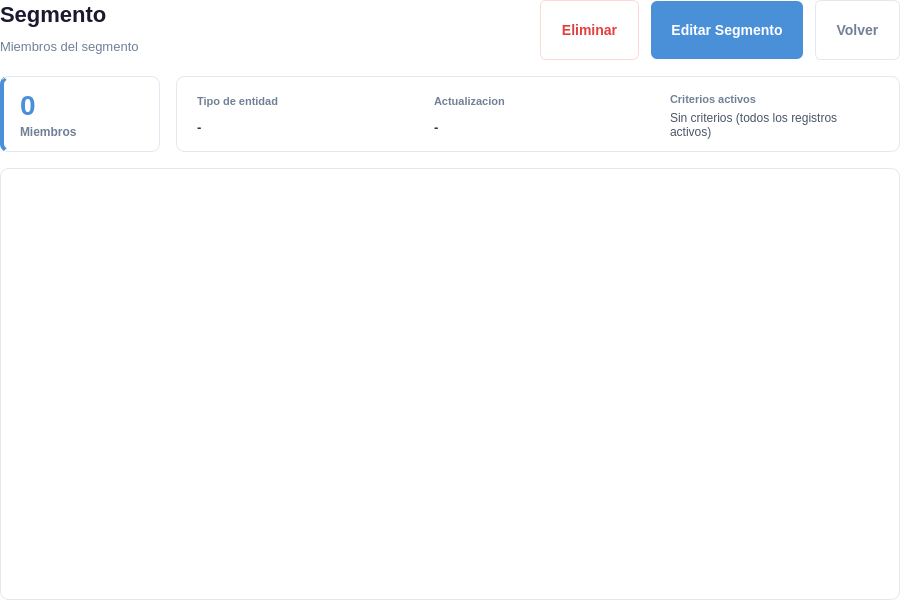
<?xml version="1.0" encoding="UTF-8"?>
<ui version="4.0">
 <class>SegmentoMembers</class>
 <widget class="QWidget" name="SegmentoMembers">
  <property name="geometry">
   <rect>
    <x>0</x>
    <y>0</y>
    <width>900</width>
    <height>600</height>
   </rect>
  </property>
  <property name="styleSheet">
   <string notr="true">
QWidget#SegmentoMembers {
    background-color: transparent;
}
QLabel#mem_titulo {
    font-size: 22px;
    font-weight: bold;
    color: #1a1a2e;
}
QLabel#mem_subtitulo {
    font-size: 13px;
    color: #718096;
}
QFrame#cardMiembros {
    background-color: white;
    border: 1px solid #e2e8f0;
    border-radius: 8px;
    border-left: 4px solid #4a90d9;
}
QFrame#cardInfo {
    background-color: white;
    border: 1px solid #e2e8f0;
    border-radius: 8px;
}
QLabel#statValueMiembros {
    font-size: 28px;
    font-weight: bold;
    color: #4a90d9;
}
QLabel#statLabelMiembros {
    font-size: 12px;
    color: #718096;
    font-weight: 500;
}
QLabel#labelTipoTitle, QLabel#labelDinamicoTitle, QLabel#labelCriteriosTitle {
    font-size: 11px;
    color: #718096;
    font-weight: 500;
}
QLabel#mem_info_tipo, QLabel#mem_info_dinamico {
    font-size: 13px;
    color: #2d3748;
    font-weight: 600;
}
QLabel#mem_info_criterios {
    font-size: 12px;
    color: #4a5568;
    font-family: "Consolas", monospace;
}
QTableWidget#tabla_miembros {
    background-color: white;
    border: 1px solid #e2e8f0;
    border-radius: 8px;
    gridline-color: #f0f2f5;
    font-size: 13px;
}
QTableWidget#tabla_miembros QHeaderView::section {
    background-color: #f7fafc;
    color: #2d3748;
    font-weight: bold;
    font-size: 13px;
    padding: 10px 8px;
    border: none;
    border-bottom: 2px solid #e2e8f0;
    border-right: 1px solid #f0f2f5;
}
QTableWidget#tabla_miembros QHeaderView::section:last {
    border-right: none;
}
QTableWidget#tabla_miembros::item {
    padding: 10px 8px;
    color: #2d3748;
    border-bottom: 1px solid #f0f2f5;
}
QTableWidget#tabla_miembros::item:selected {
    background-color: #ebf8ff;
    color: #2c5282;
}
QTableWidget#tabla_miembros::item:hover {
    background-color: #f7fafc;
}
QPushButton#btn_editar_segmento {
    background-color: #4a90d9;
    color: white;
    border: none;
    border-radius: 6px;
    font-size: 14px;
    font-weight: 600;
    padding: 10px 20px;
    min-height: 38px;
}
QPushButton#btn_editar_segmento:hover { background-color: #3a7bc8; }
QPushButton#btn_editar_segmento:pressed { background-color: #2a6bb8; }
QPushButton#btn_eliminar_segmento {
    background-color: transparent;
    color: #e53e3e;
    border: 1px solid #fed7d7;
    border-radius: 6px;
    font-size: 14px;
    font-weight: 500;
    padding: 10px 20px;
    min-height: 38px;
}
QPushButton#btn_eliminar_segmento:hover { background-color: #fff5f5; }
QPushButton#btn_volver_segmentos {
    background-color: transparent;
    color: #718096;
    border: 1px solid #e2e8f0;
    border-radius: 6px;
    font-size: 14px;
    font-weight: 500;
    padding: 10px 20px;
    min-height: 38px;
}
QPushButton#btn_volver_segmentos:hover {
    background-color: #f7fafc;
    color: #2d3748;
}
   </string>
  </property>

  <layout class="QVBoxLayout" name="mainLayout">
   <property name="leftMargin"><number>0</number></property>
   <property name="topMargin"><number>0</number></property>
   <property name="rightMargin"><number>0</number></property>
   <property name="bottomMargin"><number>0</number></property>
   <property name="spacing"><number>16</number></property>

   <!-- HEADER -->
   <item>
    <layout class="QHBoxLayout" name="headerLayout">
     <property name="spacing"><number>12</number></property>
     <item>
      <layout class="QVBoxLayout" name="titleLayout">
       <property name="spacing"><number>4</number></property>
       <item>
        <widget class="QLabel" name="mem_titulo">
         <property name="text"><string>Segmento</string></property>
        </widget>
       </item>
       <item>
        <widget class="QLabel" name="mem_subtitulo">
         <property name="text"><string>Miembros del segmento</string></property>
        </widget>
       </item>
      </layout>
     </item>
     <item>
      <spacer name="headerSpacer">
       <property name="orientation"><enum>Qt::Horizontal</enum></property>
       <property name="sizeHint" stdset="0"><size><width>40</width><height>20</height></size></property>
      </spacer>
     </item>
     <item>
      <widget class="QPushButton" name="btn_eliminar_segmento">
       <property name="text"><string>Eliminar</string></property>
       <property name="cursor"><cursorShape>PointingHandCursor</cursorShape></property>
      </widget>
     </item>
     <item>
      <widget class="QPushButton" name="btn_editar_segmento">
       <property name="text"><string>Editar Segmento</string></property>
       <property name="cursor"><cursorShape>PointingHandCursor</cursorShape></property>
      </widget>
     </item>
     <item>
      <widget class="QPushButton" name="btn_volver_segmentos">
       <property name="text"><string>Volver</string></property>
       <property name="cursor"><cursorShape>PointingHandCursor</cursorShape></property>
      </widget>
     </item>
    </layout>
   </item>

   <!-- STATS + INFO ROW -->
   <item>
    <layout class="QHBoxLayout" name="statsInfoLayout">
     <property name="spacing"><number>16</number></property>
     <item>
      <widget class="QFrame" name="cardMiembros">
       <property name="maximumSize"><size><width>160</width><height>80</height></size></property>
       <property name="minimumSize"><size><width>120</width><height>70</height></size></property>
       <layout class="QVBoxLayout" name="cardMiembrosLayout">
        <property name="leftMargin"><number>16</number></property>
        <property name="topMargin"><number>12</number></property>
        <property name="rightMargin"><number>16</number></property>
        <property name="bottomMargin"><number>12</number></property>
        <property name="spacing"><number>4</number></property>
        <item><widget class="QLabel" name="statValueMiembros"><property name="text"><string>0</string></property></widget></item>
        <item><widget class="QLabel" name="statLabelMiembros"><property name="text"><string>Miembros</string></property></widget></item>
       </layout>
      </widget>
     </item>
     <item stretch="1">
      <widget class="QFrame" name="cardInfo">
       <property name="maximumSize"><size><width>16777215</width><height>80</height></size></property>
       <property name="minimumSize"><size><width>100</width><height>70</height></size></property>
       <layout class="QHBoxLayout" name="cardInfoLayout">
        <property name="leftMargin"><number>20</number></property>
        <property name="topMargin"><number>12</number></property>
        <property name="rightMargin"><number>20</number></property>
        <property name="bottomMargin"><number>12</number></property>
        <property name="spacing"><number>28</number></property>
        <item>
         <layout class="QVBoxLayout">
          <property name="spacing"><number>2</number></property>
          <item><widget class="QLabel" name="labelTipoTitle"><property name="text"><string>Tipo de entidad</string></property></widget></item>
          <item><widget class="QLabel" name="mem_info_tipo"><property name="text"><string>-</string></property></widget></item>
         </layout>
        </item>
        <item>
         <layout class="QVBoxLayout">
          <property name="spacing"><number>2</number></property>
          <item><widget class="QLabel" name="labelDinamicoTitle"><property name="text"><string>Actualizacion</string></property></widget></item>
          <item><widget class="QLabel" name="mem_info_dinamico"><property name="text"><string>-</string></property></widget></item>
         </layout>
        </item>
        <item stretch="1">
         <layout class="QVBoxLayout">
          <property name="spacing"><number>2</number></property>
          <item><widget class="QLabel" name="labelCriteriosTitle"><property name="text"><string>Criterios activos</string></property></widget></item>
          <item>
           <widget class="QLabel" name="mem_info_criterios">
            <property name="text"><string>Sin criterios (todos los registros activos)</string></property>
            <property name="wordWrap"><bool>true</bool></property>
           </widget>
          </item>
         </layout>
        </item>
       </layout>
      </widget>
     </item>
    </layout>
   </item>

   <!-- MEMBERS TABLE -->
   <item>
    <widget class="QTableWidget" name="tabla_miembros">
     <property name="editTriggers"><set>QAbstractItemView::NoEditTriggers</set></property>
     <property name="selectionMode"><enum>QAbstractItemView::SingleSelection</enum></property>
     <property name="selectionBehavior"><enum>QAbstractItemView::SelectRows</enum></property>
     <property name="showGrid"><bool>true</bool></property>
    </widget>
   </item>

  </layout>
 </widget>
 <resources/>
 <connections/>
</ui>
